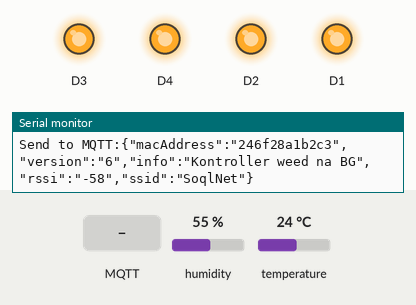
A sketch run on a simulated ESP8266 (NodeMCU). Shown: output pins drawn as LEDs (lit = HIGH), the last lines printed to the serial monitor. Inputs (shaded band) come from the test bench; at power-on: humidity 55 %, temperature 24 °C. Network time is answered at once with the bench clock; the local clock reads 2024-03-15 10:24:30 at power-on unless the sketch sets it; no MQTT or app messages arrive unless stated.

Above: at 3.0 s.
3.1 s: MQTT message "on" arrives on the first subscribed topic
At 4.1 s:
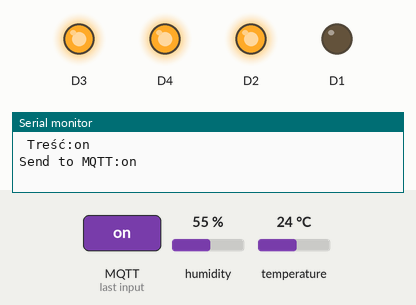
4.6 s: MQTT message "on" arrives on the second subscribed topic
At 5.3 s:
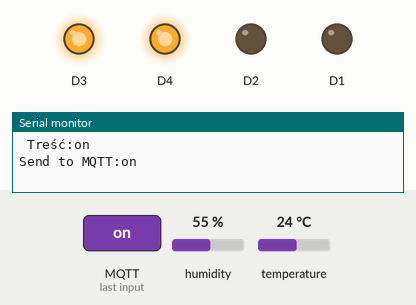
6.1 s: MQTT message "off" arrives on the first subscribed topic
At 6.4 s:
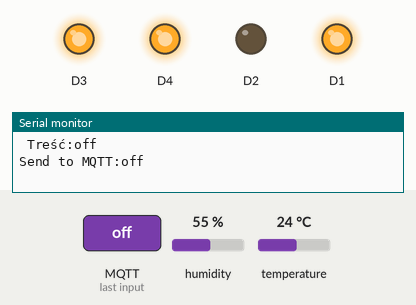
7.6 s: MQTT message "on" arrives on the third subscribed topic
At 8.7 s:
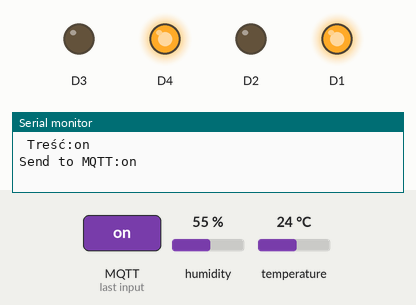
9.1 s: MQTT message "off" arrives on the second subscribed topic
At 9.9 s:
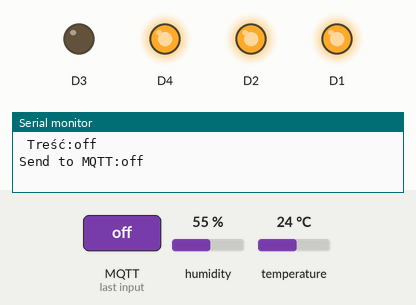
10.6 s: MQTT message "off" arrives on the third subscribed topic
At 11.0 s:
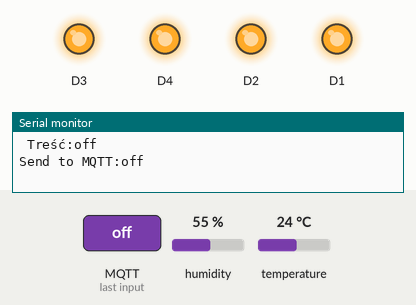
Timing chart, 0 to 13.6 s (numbered marks = the images above; inputs shaded):
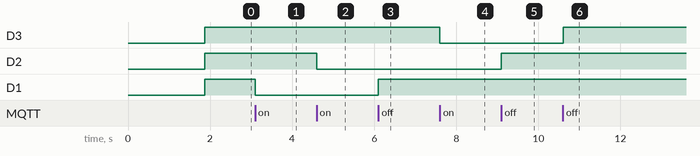

Measured:
- after the input at 3.1 s, D1: HIGH → LOW at once
- after the input at 4.6 s, D2: HIGH → LOW at once
- after the input at 6.1 s, D1: LOW → HIGH at once
- after the input at 7.6 s, D3: HIGH → LOW at once
- after the input at 9.1 s, D2: LOW → HIGH at once
- after the input at 10.6 s, D3: LOW → HIGH at once

The sketch:

ESP_BW_WEED_CONTROLLER.ino
```cpp
#include <dht_nonblocking.h>
#include <ESP8266WiFi.h>
#include <PubSubClient.h>
#include <soql_tools.h>
#include <NTPClient.h>
#include <WiFiUdp.h>


#define FW_VERSION 6
#define FW_INFO "Kontroller weed na BG"

#define WIFI_COUNT 2

wifi_struct wifi[WIFI_COUNT] = {
  {"SoqlNet", "820813130882"},
  {"SoqlNet-CN", "820813130882"}
};


// Callback function header
void callback(char* topic, byte* p, unsigned int length);

#define TOKEN "ESP8266_BW_WEED_CONTROLLER"

/*DHT22*/
DHT_nonblocking* dht_sensor;
float temperature;
float humidity;

WiFiClient wifiClient;
PubSubClient client(wifiClient);
IPAddress mqttServerIP(192,168,2,2);

/*NtpClient*/
WiFiUDP ntpUDP;
NTPClient timeClient(ntpUDP, "192.168.2.2", 0, 60000);

void onConnect(PubSubClient* client);

void onConnect(PubSubClient* client) {
  client->subscribe("/telemetry/weedbg/switch1/cmd");
  client->subscribe("/telemetry/weedbg/switch2/cmd");
  client->subscribe("/telemetry/weedbg/switch3/cmd");
  client->subscribe("/telemetry/weedbg/switch4/cmd");
  client->subscribe("/telemetry/weedbg/switch1/get");
  client->subscribe("/telemetry/weedbg/switch2/get");
  client->subscribe("/telemetry/weedbg/switch3/get");
  client->subscribe("/telemetry/weedbg/switch4/get");
}
void setup() {
  initSerial(115200);
  ConnectToAP(wifi, WIFI_COUNT);
  checkForUpdates(FW_VERSION);
  connectToMQTT(&client, mqttServerIP, TOKEN, callback, onConnect);
  sendToMqtt(&client,"/telemetry/technical/info", generateTechInfo(FW_VERSION, FW_INFO));

  dht_sensor=new DHT_nonblocking( D6 , DHT_TYPE_22 );

  pinMode(D1, OUTPUT);
  pinMode(D2, OUTPUT);
  pinMode(D3, OUTPUT);
  pinMode(D4, OUTPUT);
  digitalWrite(D1, HIGH);
  digitalWrite(D2, HIGH);
  digitalWrite(D3, HIGH);
  digitalWrite(D4, HIGH);

  timeClient.begin();
}
void loop() {
  ConnectToAP(wifi, WIFI_COUNT);
  connectToMQTT(&client, mqttServerIP, TOKEN, callback, onConnect);
  client.loop();
  timeClient.update();

  if ( measure_environment( &temperature, &humidity ) == true )
  {
    Serial.print( "T = " );
    Serial.print( temperature, 1 );
    Serial.print( " deg. C, H = " );
    Serial.print( humidity, 1 );
    Serial.println( "%" );
    String payload = "{";
    payload += "\"temperature\":"; payload += temperature; payload += ",";
    payload += "\"humidity\":"; payload += humidity; payload += ",";
    payload += "\"time\":"; payload += timeClient.getFormattedTime(); payload += ",";
    payload += "\"rssi\":"; payload += WiFi.RSSI();
    payload += "}";
    sendToMqtt(&client,"/telemetry/weedbg/dht22", payload);


  }
}


void callback(char* topic, byte* p, unsigned int length) {
  Serial.print("Odebrano wiadomosc MQTT. Temat");
  Serial.println(topic);
  Serial.flush();
  Serial.print(" Treść:");
  String payload;
  for (int j = 0; j < length; j++) {
    payload += (char)p[j];
  }
  Serial.println(payload);
  if (strcmp(topic, "/telemetry/weedbg/switch1/cmd") == 0 && payload.equals("on")) {
    digitalWrite(D1, LOW);
    sendToMqtt(&client,"/telemetry/weedbg/switch1/state", payload);
  }
  if (strcmp(topic, "/telemetry/weedbg/switch1/cmd") == 0 && payload.equals("off")) {
    digitalWrite(D1, HIGH);
    sendToMqtt(&client,"/telemetry/weedbg/switch1/state", payload);
  }

  if (strcmp(topic, "/telemetry/weedbg/switch2/cmd") == 0 && payload.equals("on")) {
    digitalWrite(D2, LOW);
    sendToMqtt(&client,"/telemetry/weedbg/switch2/state", payload);
  }
  if (strcmp(topic, "/telemetry/weedbg/switch2/cmd") == 0 && payload.equals("off")) {
    digitalWrite(D2, HIGH);
    sendToMqtt(&client,"/telemetry/weedbg/switch2/state", payload);
  }

  if (strcmp(topic, "/telemetry/weedbg/switch3/cmd") == 0 && payload.equals("on")) {
    digitalWrite(D3, LOW);
    sendToMqtt(&client,"/telemetry/weedbg/switch3/state", payload);
  }
  if (strcmp(topic, "/telemetry/weedbg/switch3/cmd") == 0 && payload.equals("off")) {
    digitalWrite(D3, HIGH);
    sendToMqtt(&client,"/telemetry/weedbg/switch3/state", payload);
  }

  if (strcmp(topic, "/telemetry/weedbg/switch4/cmd") == 0 && payload.equals("on")) {
    digitalWrite(D4, LOW);
    sendToMqtt(&client,"/telemetry/weedbg/switch4/state", payload);
  }
  if (strcmp(topic, "/telemetry/weedbg/switch4/cmd") == 0 && payload.equals("off")) {
    digitalWrite(D4, HIGH);
    sendToMqtt(&client,"/telemetry/weedbg/switch4/state", payload);
  }
  if (strcmp(topic, "/telemetry/weedbg/switch1/get") == 0) {
    sendToMqtt(&client,"/telemetry/weedbg/switch1/state", digitalRead(D1) == 0 ? "off" : "on");
  }
  if (strcmp(topic, "/telemetry/weedbg/switch2/get") == 0) {
    sendToMqtt(&client,"/telemetry/weedbg/switch2/state", digitalRead(D2) == 0 ? "off" : "on");
  }
  if (strcmp(topic, "/telemetry/weedbg/switch3/get") == 0) {
    sendToMqtt(&client,"/telemetry/weedbg/switch3/state", digitalRead(D3) == 0 ? "off" : "on");
  }
  if (strcmp(topic, "/telemetry/weedbg/switch4/get") == 0) {
    sendToMqtt(&client,"/telemetry/weedbg/switch4/state", digitalRead(D4) == 0 ? "off" : "on");
  }

}

long measurement_timestamp = 0;

static bool measure_environment( float *temperature, float *humidity )
{


  /* Measure once every four seconds. */
  if ( millis( ) - measurement_timestamp > 15000ul )
  {
    if ( dht_sensor->measure( temperature, humidity ) == true )
    {
      measurement_timestamp = millis( );
      return ( true );
    }
  }

  return ( false );
}
```
